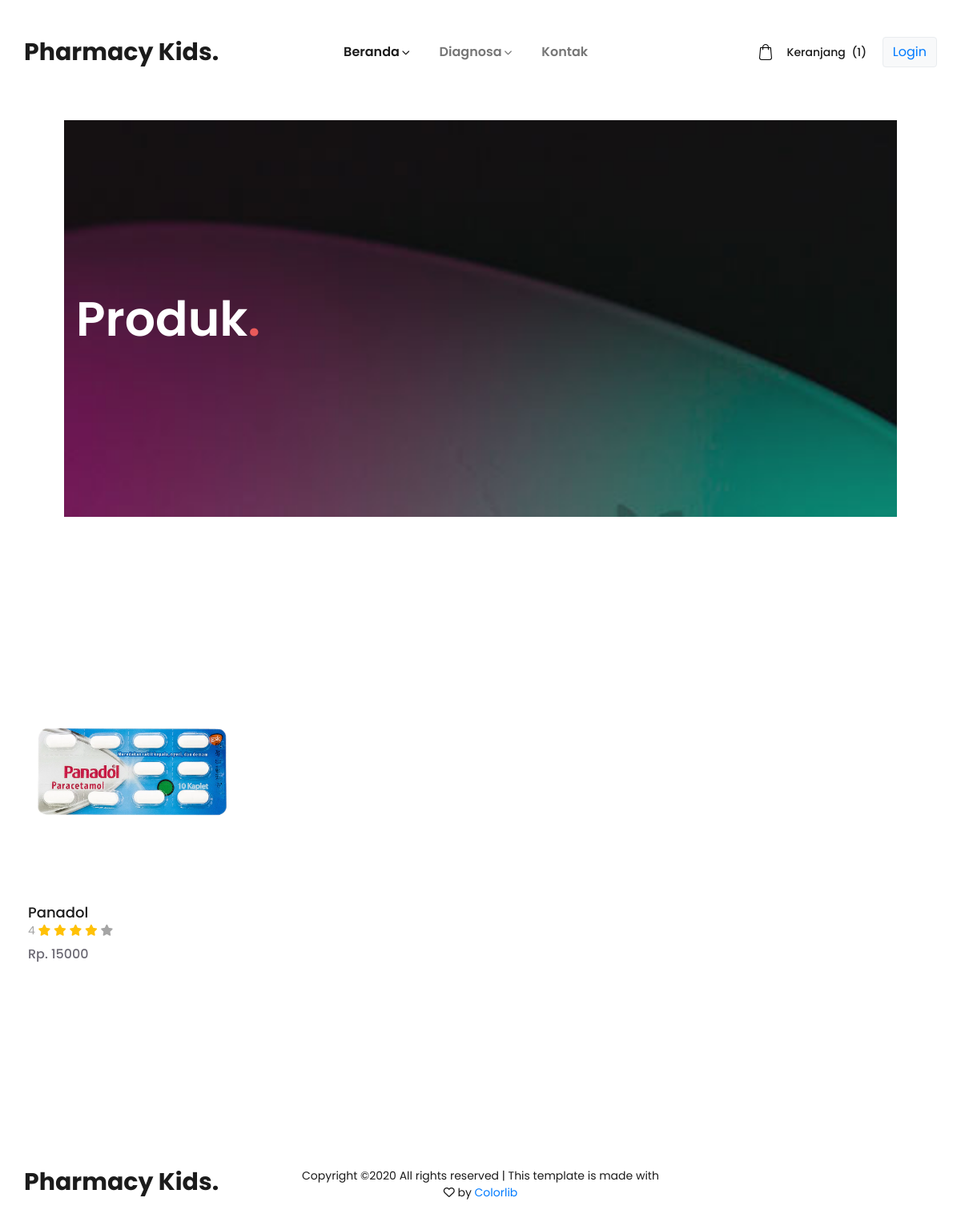
The page /index.php/home/produk on the database its author committed.
### tables this page shows
CREATE TABLE `obat` (
  `id_obat` int(10) NOT NULL,
  `nama_obat` varchar(30) NOT NULL,
  `foto` text NOT NULL,
  `kategori` varchar(30) NOT NULL,
  `merek` varchar(30) NOT NULL,
  `jenis_obat` varchar(30) NOT NULL,
  `aturan_pakai` text NOT NULL,
  `komposisi` text NOT NULL,
  `deskripsi` text NOT NULL,
  `kemasan` varchar(30) NOT NULL,
  `indikasi_umum` text NOT NULL,
  `manufaktur` text NOT NULL,
  `segmentasi` text NOT NULL,
  `harga_obat` int(6) NOT NULL,
  `efek_samping` varchar(100) NOT NULL
);

### application/controllers/Home.php (called while the page is built, shortened)
<?php
class Home extends CI_Controller {
	function __construct()
    {
  		$this->load->model('M_All');
  	}
	public function produk()
	{
		$data['count'] = $this->M_All->count('keranjang2');
		$data['obat'] = $this->M_All->get('obat')->result();
		$data['rating'] = $this->M_All->get('rating')->result();
		$this->load->view('home/base/head_categories');
		$this->load->view('home/base/header', $data);
		$this->load->view('home/produk', $data);
		$this->load->view('home/base/footer');
		$this->load->view('home/base/foot_categories');
	}
}

### index.php (called while the page is built, shortened)
<?php
require_once BASEPATH.'core/CodeIgniter.php';

### application/models/M_All.php (called while the page is built, shortened)
<?php
class M_All extends CI_Model{
    public function get($table)
    {
        return $this->db->get($table);
    }
    public function select_distinct($select, $from)
    {
        $this->db->distinct();
        $this->db->select($select);
        $this->db->from($from);
        return $this->db->get();
    }
}

### application/views/home/produk.php (the view, shortened to what this page needs)
<div class="home">
    <div class="home_container">
        <div class="home_background" style="background-image:url(<?= base_url('assets_home')?>/images/contact.jpg)"></div>
        <div class="home_content_container">
            <div class="container">
                <div class="row">
                    <div class="col">
                        <div class="home_content">
                            <div class="home_title">Produk<span>.</span></div>
                        </div>
                    </div>
                </div>
            </div>
        </div>
    </div>
</div>
<div class="products">
    <div class="container">
        <div class="row">
            <div class="col">
                <div class="sorting_bar d-flex flex-md-row flex-column align-items-md-center justify-content-md-start">
                </div>
            </div>
        </div>
        <div class="row">
            <div class="col">
                <div class="product_grid">
                    <?php foreach ($obat as $o): ?>
                        <div class="product">
                            <div class="product_image"><img src="<?= base_url('assets_admin/img/foto/').$o->foto?>" alt=""></div>
                            <div class="product_content">
                                <div class="product_title"><a href="<?= base_url('index.php/home/detailProduk/').$o->id_obat ?>"><?= $o->nama_obat ?></a></div>
                                <div class="product_title">
                                    <?php
                                    $jumlah = 0;
                                    $hasil = 0;
                                    ?>
                                    <?php foreach ($rating as $r): ?>
                                        <?php if ($r->id_obat == $o->id_obat): ?>
                                            <?php
                                                $total = $r->rating;
                                             ?>
                                        <?php endif; ?>
                                        <?php
                                            $hasil += $total;
                                            $jumlah++;
                                        ?>
                                    <?php endforeach; ?>
                                    <?php
                                    $rata = $hasil/$jumlah;
                                    ?>
                                    <?= $rata ?>
                                    <?php if (floor($rata) == 5): ?>
                                        <i class="fa fa-star text-warning"></i>
                                        <i class="fa fa-star text-warning"></i>
                                        <i class="fa fa-star text-warning"></i>
                                        <i class="fa fa-star text-warning"></i>
                                        <i class="fa fa-star text-warning"></i>
                                    <?php elseif (floor($rata) == 4): ?>
                                        <i class="fa fa-star text-warning"></i>
                                        <i class="fa fa-star text-warning"></i>
                                        <i class="fa fa-star text-warning"></i>
                                        <i class="fa fa-star text-warning"></i>
                                        <i class="fa fa-star"></i>
                                    <?php endif; ?>
        						</div>
                                <div class="product_price">Rp. <?= $o->harga_obat ?></div>
                            </div>
                        </div>
                    <?php endforeach; ?>
                </div>
            </div>
        </div>
    </div>
</div>
<div class="newsletter">
</div>

### assets_home/styles/categories.css (style rules this page uses)
* { margin: 0; padding: 0; -webkit-font-smoothing: antialiased; -webkit-text-shadow: rgba(0,0,0,.01) 0 0 1px; text-shadow: rgba(0,0,0,.01) 0 0 1px; }
body { font-family: 'Poppins', sans-serif; font-size: 14px; font-weight: 400; background: #FFFFFF; color: #a5a5a5; }
div { display: block; position: relative; -webkit-box-sizing: border-box; -moz-box-sizing: border-box; box-sizing: border-box; }
a, a:hover, a:visited, a:active, a:link { text-decoration: none; -webkit-font-smoothing: antialiased; -webkit-text-shadow: rgba(0,0,0,.01) 0 0 1px; text-shadow: rgba(0,0,0,.01) 0 0 1px; }
.home { width: 100%; height: 625px; background: #FFFFFF; z-index: 2; padding-top: 130px; padding-left: 60px; padding-right: 60px; }
.home_container { width: 100%; height: 100%; }
.home_background { position: absolute; top: 0; left: 0; width: 100%; height: 100%; background-repeat: no-repeat; background-size: cover; background-position: center center; }
.home_content_container { position: absolute; top: 50%; left: 0; -webkit-transform: translateY(-50%); -moz-transform: translateY(-50%); -ms-transform: translateY(-50%); -o-transform: translateY(-50%); transform: translateY(-50%); width: 100%; }
.home_content { width: 580px; }
.home_title { font-size: 60px; font-weight: 600; color: #FFFFFF; line-height: 1.2; }
.home_title span { color: #e95a5a; }
.products { width: 100%; background: #FFFFFF; z-index: 2; }
.sorting_bar { width: 100%; padding-top: 88px; padding-bottom: 100px; }
.product { width: calc((100% - 90px) / 4); margin-bottom: 59px; }
.product_image { width: 100%; }
.product_image img { max-width: 100%; }
.product_content { width: 100%; padding-top: 36px; padding-bottom: 38px; }
.product_title a { font-size: 18px; font-weight: 500; color: #1b1b1b; line-height: 1.1; -webkit-transition: all 200ms ease; -moz-transition: all 200ms ease; -ms-transition: all 200ms ease; -o-transition: all 200ms ease; transition: all 200ms ease; }
.product_price { font-size: 16px; font-weight: 500; color: #6c6a74; line-height: 0.75; margin-top: 13px; }
.newsletter { width: 100%; background: #FFFFFF; padding-bottom: 99px; z-index: 2; }

### assets_home/styles/star_rating.css (style rules this page uses)
body { margin: 20px; }

### rows shown on the page
obat: foto (picture), nama_obat "Panadol", rata "4", harga_obat "15000"

### other values the page prints
$count "1"
